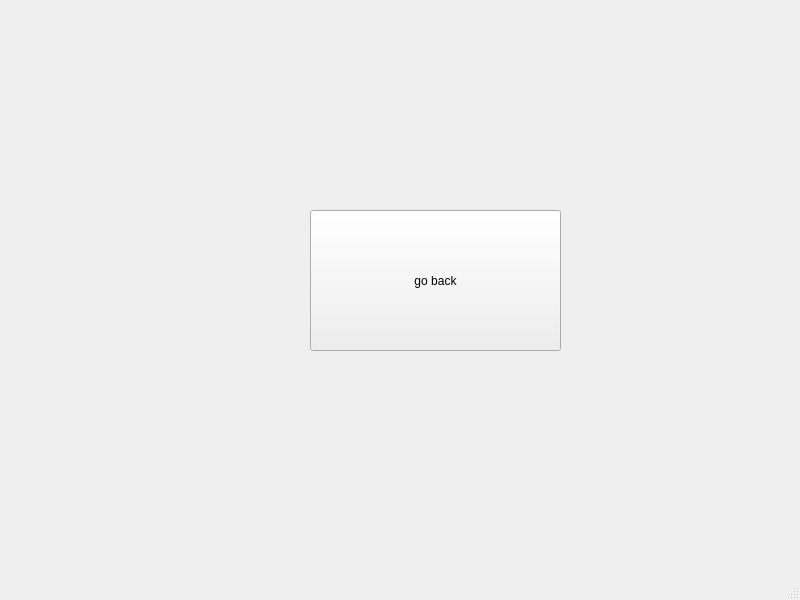
<?xml version="1.0" encoding="UTF-8"?>
<ui version="4.0">
 <class>Test</class>
 <widget class="QMainWindow" name="Test">
  <property name="geometry">
   <rect>
    <x>0</x>
    <y>0</y>
    <width>800</width>
    <height>600</height>
   </rect>
  </property>
  <property name="windowTitle">
   <string>MainWindow</string>
  </property>
  <widget class="QWidget" name="centralwidget">
   <widget class="QPushButton" name="pushButton">
    <property name="geometry">
     <rect>
      <x>310</x>
      <y>210</y>
      <width>251</width>
      <height>141</height>
     </rect>
    </property>
    <property name="text">
     <string>go back</string>
    </property>
   </widget>
  </widget>
  <widget class="QMenuBar" name="menubar">
   <property name="geometry">
    <rect>
     <x>0</x>
     <y>0</y>
     <width>800</width>
     <height>21</height>
    </rect>
   </property>
  </widget>
  <widget class="QStatusBar" name="statusbar"/>
 </widget>
 <resources/>
 <connections/>
</ui>
